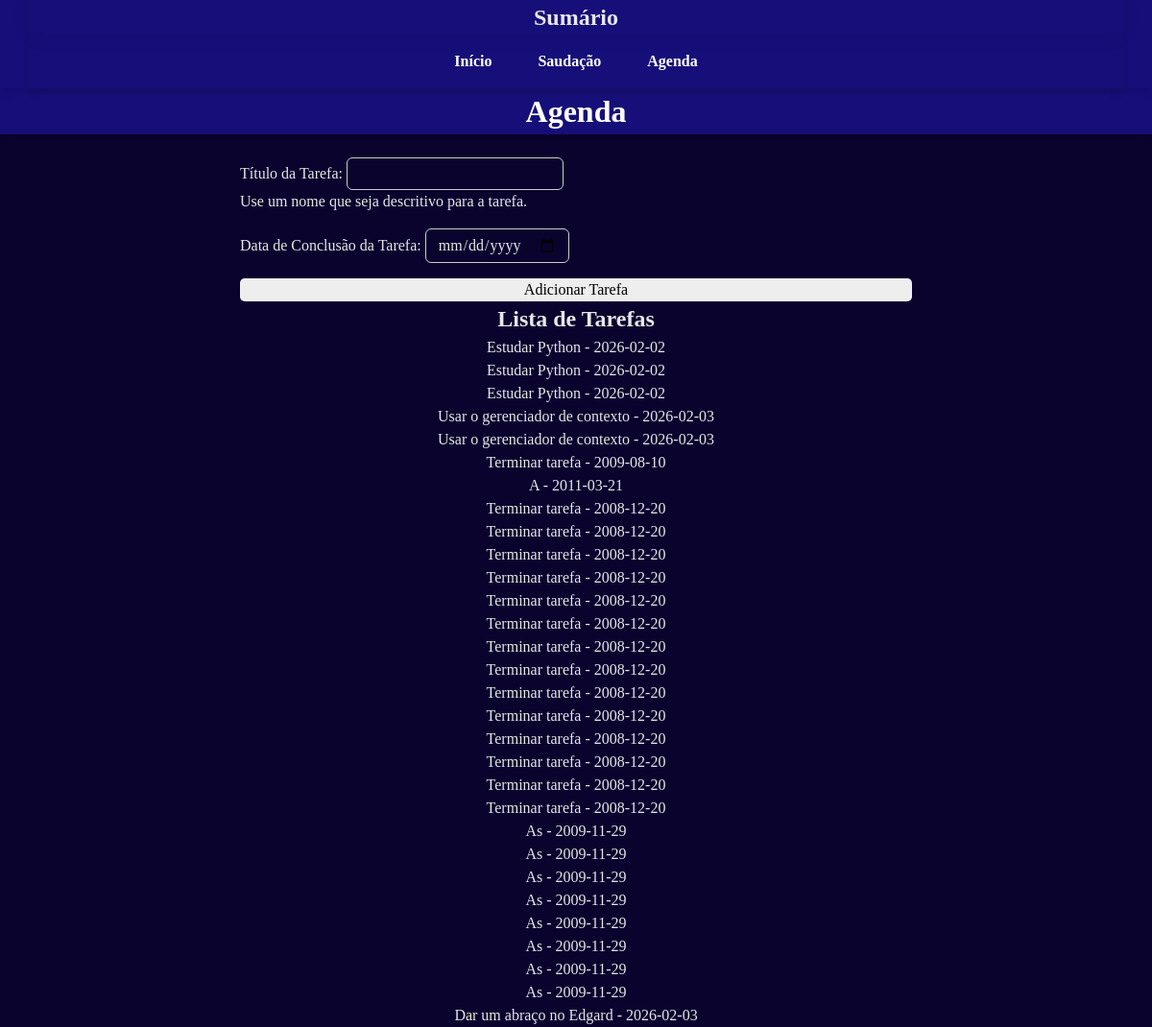
Page /agenda on the earlier database version.
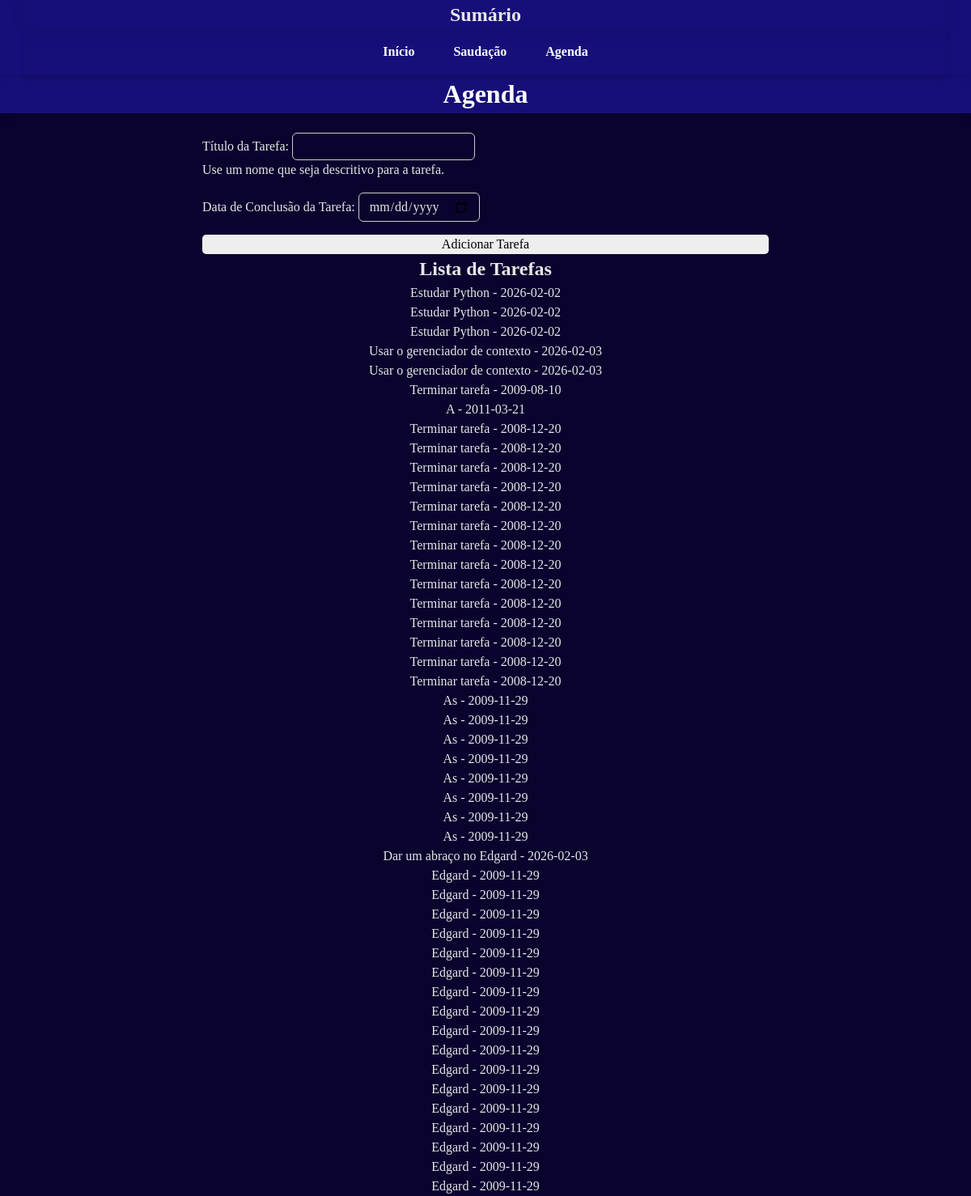
Same page on the later database version.
### tables this page shows
CREATE TABLE tarefas (
        id INTEGER PRIMARY KEY AUTOINCREMENT,
        titulo_tarefa TEXT NOT NULL,
        data_conclusao TEXT);

### app.py (the view)
@app.route('/agenda', methods=['GET', 'POST'])
def agenda():
    tarefas = None
    if request.method == 'POST':
        titulo_tarefa = request.form['titulo-tarefa']
        data_conclusao = request.form['data-conclusao']
        tarefa = Tarefa(titulo_tarefa, data_conclusao)
        tarefa.salvar_tarefa()
    tarefas = Tarefa.obter_tarefas()
    return render_template('agenda.html', titulo='Agenda', tarefas=tarefas)

### models/database.py (called while the page is built)
    def executar(self, query: str, params: tuple = ()) -> Cursor:
        self.cursor.execute(query, params)
        self.connection.commit()
        return self.cursor

    def buscar_tudo(self, query: str, params: tuple = ()):
        self.cursor.execute(query, params)
        return self.cursor.fetchall()

    def close(self) -> None:
        self.connection.close()

    def __enter__(self):
        print('Entrando no contexto...')
        return self

    def __exit__(self, exc_type, exc_value, traceback):
        print('Saindo do contexto...')
        self.close()

### models/tarefa.py (called while the page is built)
        @staticmethod
        def obter_tarefas() -> list[Self]:
                with Database('./data/tarefas.sqlite3') as db:
                        query: str = "SELECT titulo_tarefa, data_conclusao FROM tarefas;"
                        resultados: list[Any] = db.buscar_tudo(query)
                        tarefas: list[Self] = [Tarefa(titulo, data) for titulo, data in resultados]
                        return tarefas

### templates/agenda.html
{% extends "base.html" %}
{% block content %}
    <br>
    <form class="mt-3" method="POST">
        <div class="mb-3">
            <label for="titulo-tarefa" class="form-label">Título da Tarefa:</label>
            <input type="text" class="form-control" name="titulo-tarefa" id="titulo-tarefa" aria-describedby="ajudaNomeTarefa" required>
            <div id="ajudaNomeTarefa" class="form-text">Use um nome que seja descritivo para a tarefa.</div>
        </div>
        <div class="mb-3">
            <label for="data-conclusao" class="form-label">Data de Conclusão da Tarefa:</label>
            <input type="date" class="form-control" name="data-conclusao" id="data-conclusao">
        </div>
        <button type="submit" class="btn btn-primary">Adicionar Tarefa</button>
    </form>
    <h2>Lista de Tarefas</h2>
    {% if tarefas %}
        <ul id="tarefas">
            {% for tarefa in tarefas %}
                <li>{{ tarefa.titulo_tarefa }} - {{ tarefa.data_conclusao }}</li>
            {% endfor %}
        </ul>
    {% else %}
        <p>Nenhuma tarefa cadastrada.</p>
    {% endif %}
{% endblock %}

### templates/base.html (shortened to what this page needs)
<!DOCTYPE html>
<html lang="pt-br">
<head>
    <link rel="stylesheet" href="{{ url_for('static', filename='reset.css') }}">
    <link rel="stylesheet" href="{{ url_for('static', filename='style.css') }}">
</head>
<body class="container">
    <header><h2>Sumário</h2>
        <nav>
            <ul>
                <li><a href="/">Início</a></li>
                <li><a href="ola">Saudação</a></li>
                <li><a href="agenda">Agenda</a></li>
            </ul>
        </nav>
    </header>
    <h1 class="mt-3" id="titulo_pagina">{{ titulo }}</h1>
    {% block content %}{% endblock %}
</body>
</html>

### static/style.css (style rules this page uses)
:root { --cor-primaria: #160f79; --cor-secundaria: #023e8a; --cor-fundo: #09032e; --cor-primaria-titulo: #ffffff; --cor-secundaria-titulo: #2db544; --cor-primaria-texto: #e7e6e6; --cor-secundaria-texto: #000; --cor-link: #85faf1; --cor-bordas: #eee; }
body { font-family: Georgia, 'Times New Roman', Times, serif; background-color: var(--cor-fundo); color: var(--cor-primaria-texto); }
h1 { font-size: 2em; font-weight: 700; }
h2 { font-size: 1.5rem; font-weight: 700; text-align: center; }
#tarefas { text-align: center; }
body h1 { background-color: var(--cor-primaria); color: var(--cor-primaria-titulo); margin: auto; text-align: center; }
header { background-color: var(--cor-primaria); padding: 0rem 2rem; box-shadow: 0 4px 8px rgba(0, 0, 0, 0.1); position: sticky; top: 0; }
header h2 { box-shadow: 0 0 20px rgba(0, 0, 0, 0.1); }
header nav { padding: 1rem 2rem; box-shadow: 0px 4px 8px rgba(0, 0, 0, 0.1); top: 0; }
header ul { display: flex; flex-direction: row; justify-content: center; gap: 1rem; }
header a { color: var(--cor-primaria-titulo); font-weight: 700; padding: 0.5rem 1rem; }
a { color: var(--cor-link); }
form { display: flex; flex-direction: column; gap: 1rem; max-width: 700px; margin: auto; }
input, textarea { border: 1px solid #ccc; border-radius: 6px; padding: .25rem .75rem; resize: none; color: var(--cor-primaria-texto); }
button[type="submit"] { background-color: var(--cor-bordas); color: var(--cor-secundaria-texto); border-radius: 0.3em; }
#titulo_pagina { font: bold; box-shadow: 0 4px 8px rgba(0, 0, 0, 0.1) }

Differences in the rows shown:
added tarefas: titulo_tarefa "Edgard", data_conclusao "2009-11-29"
added tarefas: titulo_tarefa "Edgard", data_conclusao "2009-11-29"
added tarefas: titulo_tarefa "Edgard", data_conclusao "2009-11-29"
added tarefas: titulo_tarefa "Edgard", data_conclusao "2009-11-29"
added tarefas: titulo_tarefa "Edgard", data_conclusao "2009-11-29"
added tarefas: titulo_tarefa "Edgard", data_conclusao "2009-11-29"
added tarefas: titulo_tarefa "Edgard", data_conclusao "2009-11-29"
added tarefas: titulo_tarefa "Edgard", data_conclusao "2009-11-29"
added tarefas: titulo_tarefa "Edgard", data_conclusao "2009-11-29"
added tarefas: titulo_tarefa "Edgard", data_conclusao "2009-11-29"
added tarefas: titulo_tarefa "Edgard", data_conclusao "2009-11-29"
added tarefas: titulo_tarefa "Edgard", data_conclusao "2009-11-29"
added tarefas: titulo_tarefa "Edgard", data_conclusao "2009-11-29"
added tarefas: titulo_tarefa "Edgard", data_conclusao "2009-11-29"
added tarefas: titulo_tarefa "Edgard", data_conclusao "2009-11-29"
added tarefas: titulo_tarefa "Edgard", data_conclusao "2009-11-29"
added tarefas: titulo_tarefa "Edgard", data_conclusao "2009-11-29"
